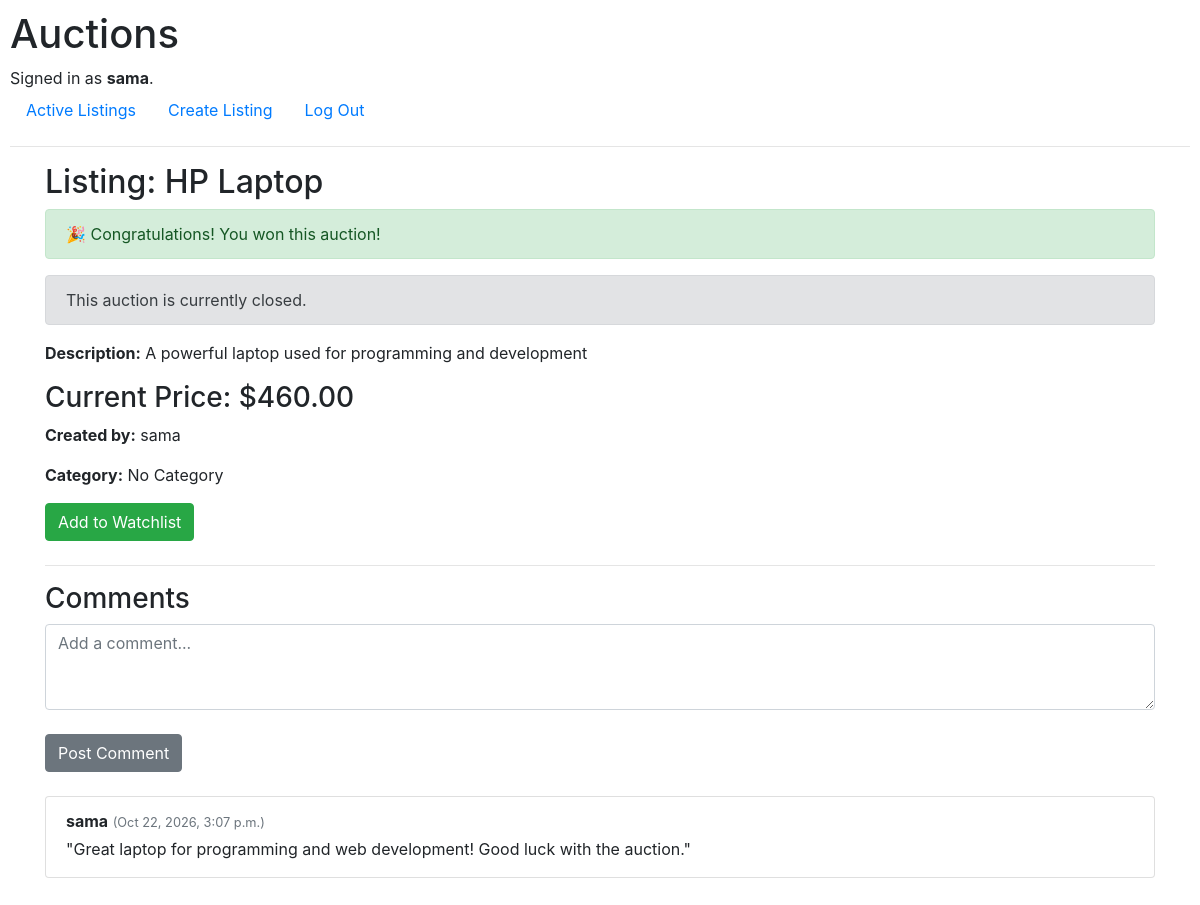
The app's page /listing/1 (signed in) with its own data.
### auctions/models.py (models this page shows, shortened)
class User(AbstractUser):
    watchlist = models.ManyToManyField('Listing', blank=True, related_name="watchlist_users")

class Listing(models.Model):
    title = models.CharField(max_length=64)
    description = models.TextField()
    price = models.DecimalField(max_digits=10, decimal_places=2) # السعر الابتدائي أو الحالي
    image_url = models.CharField(max_length=800, blank=True, null=True) # رابط الصورة (اختياري)
    category = models.ForeignKey(Category, on_delete=models.SET_NULL, blank=True, null=True, related_name="listings")
    owner = models.ForeignKey(User, on_delete=models.CASCADE, related_name="listings")
    is_active = models.BooleanField(default=True) # لتحديد ما إذا كان المزاد نشطاً أم مغلقاً

class Comment(models.Model):
    message = models.TextField() # نص التعليق
    user = models.ForeignKey(User, on_delete=models.CASCADE, related_name="comments")
    listing = models.ForeignKey(Listing, on_delete=models.CASCADE, related_name="comments")
    created_at = models.DateTimeField(auto_now_add=True)

### auctions/views.py (the view, shortened to what this page needs)
# urls.py: path("listing/<int:listing_id>", views.listing_page, name="listing_page"),
@login_required
def listing_page(request, listing_id):
  listing = get_object_or_404(Listing, pk=listing_id)
  in_watchlist = False
  if request.user.is_authenticated:
    in_watchlist = request.user.watchlist.filter(pk=listing.id).exists()
  highest_bid = listing.bids.order_by("-bid").first()
  is_winner = False
  if not listing.is_active and highest_bid and highest_bid.user == request.user:
    is_winner = True
  return render(
      request,
      "auctions/listing.html",
      {
          "listing": listing,
          "in_watchlist": in_watchlist,
          "comments": listing.comments.all(),
          "is_winner": is_winner,
      },
  )

### auctions/templates/auctions/listing.html (shortened to what this page needs)
{% extends "auctions/layout.html" %}
{% block body %}
    <div class="container">
        <h2>Listing: {{ listing.title }}</h2>
        {% if is_winner %}
            <div class="alert alert-success" role="alert">
                🎉 Congratulations! You won this auction!
            </div>
        {% endif %}
        {% if not listing.is_active %}
            <div class="alert alert-secondary" role="alert">
                This auction is currently closed.
            </div>
        {% endif %}
        <p><strong>Description:</strong> {{ listing.description }}</p>
        <h3>Current Price: ${{ listing.price }}</h3>
        <p><strong>Created by:</strong> {{ listing.owner.username }}</p>
        <p><strong>Category:</strong> {% if listing.category %}{{ listing.category.category_name }}{% else %}No Category{% endif %}</p>
        {% if user.is_authenticated %}
            <form action="{% url 'toggle_watchlist' listing.id %}" method="POST" class="mb-3">
                {% if in_watchlist %}
                    <button type="submit" class="btn btn-danger">Remove from Watchlist</button>
                {% else %}
                    <button type="submit" class="btn btn-success">Add to Watchlist</button>
                {% endif %}
            </form>
        {% endif %}
        <hr class="mt-4">
        <h3>Comments</h3>
        {% if user.is_authenticated %}
            <form action="{% url 'listing_page' listing.id %}" method="POST" class="mb-4">
                <div class="form-group">
                    <textarea class="form-control" name="comment_message" rows="3" placeholder="Add a comment..." required></textarea>
                </div>
                <button type="submit" class="btn btn-secondary mt-2">Post Comment</button>
            </form>
        {% endif %}
        <div class="list-group mb-4">
            {% for comment in comments %}
                <div class="list-group-item mb-2">
                    <p class="mb-1"><strong>{{ comment.user.username }}</strong> <small class="text-muted">({{ comment.created_at|date:"M d, Y, P" }})</small></p>
                    <p class="mb-1">{{ comment.message }}</p>
                </div>
            {% empty %}
                <p class="text-muted">No comments yet. Be the first to comment!</p>
            {% endfor %}
        </div>
    </div>
{% endblock %}

### auctions/templates/auctions/layout.html (shortened to what this page needs)
{% load static %}
<!DOCTYPE html>
<html lang="en">
    <head>
        <link rel="stylesheet" href="https://stackpath.bootstrapcdn.com/bootstrap/4.4.1/css/bootstrap.min.css">
        <link href="{% static 'auctions/styles.css' %}" rel="stylesheet">
    </head>
    <body>
        <h1>Auctions</h1>
        <div>
            {% if user.is_authenticated %}
                Signed in as <strong>{{ user.username }}</strong>.
            {% else %}
                Not signed in.
            {% endif %}
        </div>
        <ul class="nav">
            <li class="nav-item">
                <a class="nav-link" href="{% url 'index' %}">Active Listings</a>
            </li>
            {% if user.is_authenticated %}
                <li class="nav-item">
                    <a class="nav-link" href="{% url 'create_listing' %}">Create Listing</a>
                </li>
                <li class="nav-item">
                    <a class="nav-link" href="{% url 'logout' %}">Log Out</a>
                </li>
            {% endif %}
        </ul>
        <hr>
        {% block body %}
        {% endblock %}
    </body>
</html>

### auctions/static/auctions/styles.css (style rules this page uses)
body { padding: 10px; }

### records on screen
User: username "sama"
Listing: title "HP Laptop", description "A powerful laptop used for programming and development", price "460.00", owner.username "sama"
Comment: user.username "sama", created_at "Oct 22, 2026, 3:07 p.m.", message "\"Great laptop for programming and web development! Good luck with the auction.\""
